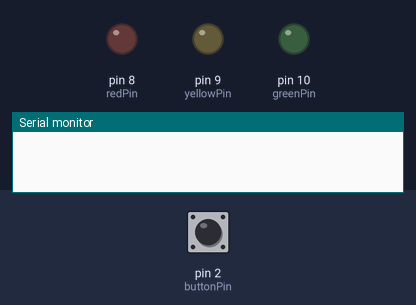
Recording of a sketch running on a simulated Arduino Uno, built with avr-gcc and run on an emulated ATmega328P. Parts: output pins drawn as LEDs (lit = HIGH), the last lines printed to the serial monitor. Inputs (shaded band) come from the test bench; at power-on: pin 2 (buttonPin) HIGH.

Above: at 1.2 s.
1.3 s: pin 2 (buttonPin) pulled LOW for 0.15 s
At 4.4 s:
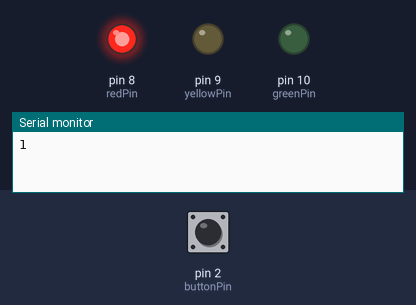
Timing chart, 0 to 10.3 s (numbered marks = the images above; inputs shaded):
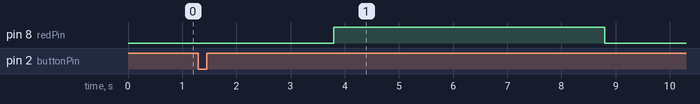

Measured:
- after the input at 1.3 s, pin 8 (redPin): LOW → HIGH after 2.5 s, → LOW 5.0 s later

The sketch:

arduino_lab_quiz.ino
```cpp
const int redPin = 8;
const int yellowPin = 9;
const int greenPin = 10;
const int buttonPin = 2;

int is_button_active = 0;
int button_clicked_time = 0;

int redDelay = 3000;
int waiting = 2000;

void setup() {
  Serial.begin(9600);
  pinMode(redPin, OUTPUT);
  pinMode(yellowPin, OUTPUT);
  pinMode(greenPin, OUTPUT);
  pinMode(buttonPin, INPUT_PULLUP);
}

void loop() {
  unsigned long startTime = millis();
  while (millis() - startTime < waiting) {
    if (digitalRead(buttonPin) == LOW) {
      delay(500);
      button_clicked_time += 1;
      Serial.println(button_clicked_time);
      startTime = millis();
    }
  }
  if (button_clicked_time == 1) {
    digitalWrite(redPin, HIGH);
    digitalWrite(yellowPin, LOW);
    digitalWrite(greenPin, LOW);
    delay(5000);
    digitalWrite(redPin, LOW);
  }
  if (button_clicked_time == 2) {
    digitalWrite(redPin, HIGH);
    digitalWrite(yellowPin, HIGH);
    digitalWrite(greenPin, LOW);
    delay(5000);
    digitalWrite(redPin, LOW);
    digitalWrite(yellowPin, LOW);
  }
  if (button_clicked_time == 3) {
    digitalWrite(redPin, HIGH);
    digitalWrite(yellowPin, HIGH);
    digitalWrite(greenPin, HIGH);
    delay(5000);
    digitalWrite(redPin, LOW);
    digitalWrite(yellowPin, LOW);
    digitalWrite(greenPin, LOW);
  }
  if (button_clicked_time == 4) {
    Serial.println("ERRORR");
    digitalWrite(redPin, LOW);
    digitalWrite(yellowPin, LOW);
    digitalWrite(greenPin, LOW);
    delay(5000);

    }
  button_clicked_time = 0;


//  digitalRead(buttonPin);
//  Serial.println(digitalRead(buttonPin));
//  if (digitalRead(buttonPin) == LOW) {
//    is_button_active = 1;
//  }
//
//  Serial.println(is_button_active);
//  digitalWrite(redPin, HIGH);
//  delay(redDelay);
//  digitalWrite(redPin, LOW);
//  delay(300);
//
//  digitalWrite(yellowPin, HIGH);
//  delay(2000);
//  digitalWrite(yellowPin, LOW);
//  delay(300);
//
//  digitalWrite(greenPin, HIGH);
//  delay(2000);
//  digitalWrite(greenPin, LOW);
//  delay(300);
}
```
